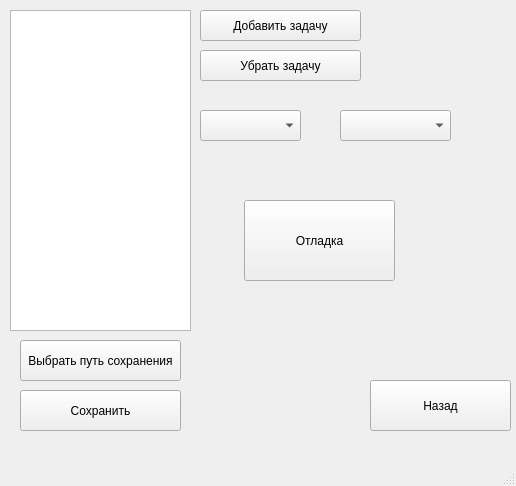
<?xml version="1.0" encoding="UTF-8"?>
<ui version="4.0">
 <class>MainWindow</class>
 <widget class="QMainWindow" name="MainWindow">
  <property name="geometry">
   <rect>
    <x>0</x>
    <y>0</y>
    <width>516</width>
    <height>486</height>
   </rect>
  </property>
  <property name="windowTitle">
   <string>MainWindow</string>
  </property>
  <widget class="QWidget" name="centralwidget">
   <widget class="QPushButton" name="pushButton">
    <property name="geometry">
     <rect>
      <x>200</x>
      <y>10</y>
      <width>161</width>
      <height>31</height>
     </rect>
    </property>
    <property name="text">
     <string>Добавить задачу</string>
    </property>
   </widget>
   <widget class="QPushButton" name="pushButton_2">
    <property name="geometry">
     <rect>
      <x>200</x>
      <y>50</y>
      <width>161</width>
      <height>31</height>
     </rect>
    </property>
    <property name="text">
     <string>Убрать задачу</string>
    </property>
   </widget>
   <widget class="QPushButton" name="pushButton_3">
    <property name="geometry">
     <rect>
      <x>370</x>
      <y>380</y>
      <width>141</width>
      <height>51</height>
     </rect>
    </property>
    <property name="text">
     <string>Назад</string>
    </property>
   </widget>
   <widget class="QListWidget" name="listWidget">
    <property name="geometry">
     <rect>
      <x>10</x>
      <y>10</y>
      <width>181</width>
      <height>321</height>
     </rect>
    </property>
   </widget>
   <widget class="QPushButton" name="pushButton_4">
    <property name="geometry">
     <rect>
      <x>20</x>
      <y>340</y>
      <width>161</width>
      <height>41</height>
     </rect>
    </property>
    <property name="text">
     <string>Выбрать путь сохранения</string>
    </property>
   </widget>
   <widget class="QPushButton" name="pushButton_5">
    <property name="geometry">
     <rect>
      <x>20</x>
      <y>390</y>
      <width>161</width>
      <height>41</height>
     </rect>
    </property>
    <property name="text">
     <string>Сохранить</string>
    </property>
   </widget>
   <widget class="QLabel" name="label">
    <property name="geometry">
     <rect>
      <x>200</x>
      <y>350</y>
      <width>241</width>
      <height>16</height>
     </rect>
    </property>
    <property name="text">
     <string/>
    </property>
   </widget>
   <widget class="QPushButton" name="pushButton_6">
    <property name="geometry">
     <rect>
      <x>244</x>
      <y>200</y>
      <width>151</width>
      <height>81</height>
     </rect>
    </property>
    <property name="text">
     <string>Отладка</string>
    </property>
   </widget>
   <widget class="QComboBox" name="comboBox">
    <property name="geometry">
     <rect>
      <x>200</x>
      <y>110</y>
      <width>101</width>
      <height>31</height>
     </rect>
    </property>
   </widget>
   <widget class="QComboBox" name="comboBox_2">
    <property name="geometry">
     <rect>
      <x>340</x>
      <y>110</y>
      <width>111</width>
      <height>31</height>
     </rect>
    </property>
   </widget>
  </widget>
  <widget class="QMenuBar" name="menubar">
   <property name="geometry">
    <rect>
     <x>0</x>
     <y>0</y>
     <width>516</width>
     <height>21</height>
    </rect>
   </property>
  </widget>
  <widget class="QStatusBar" name="statusbar"/>
 </widget>
 <resources/>
 <connections/>
</ui>
